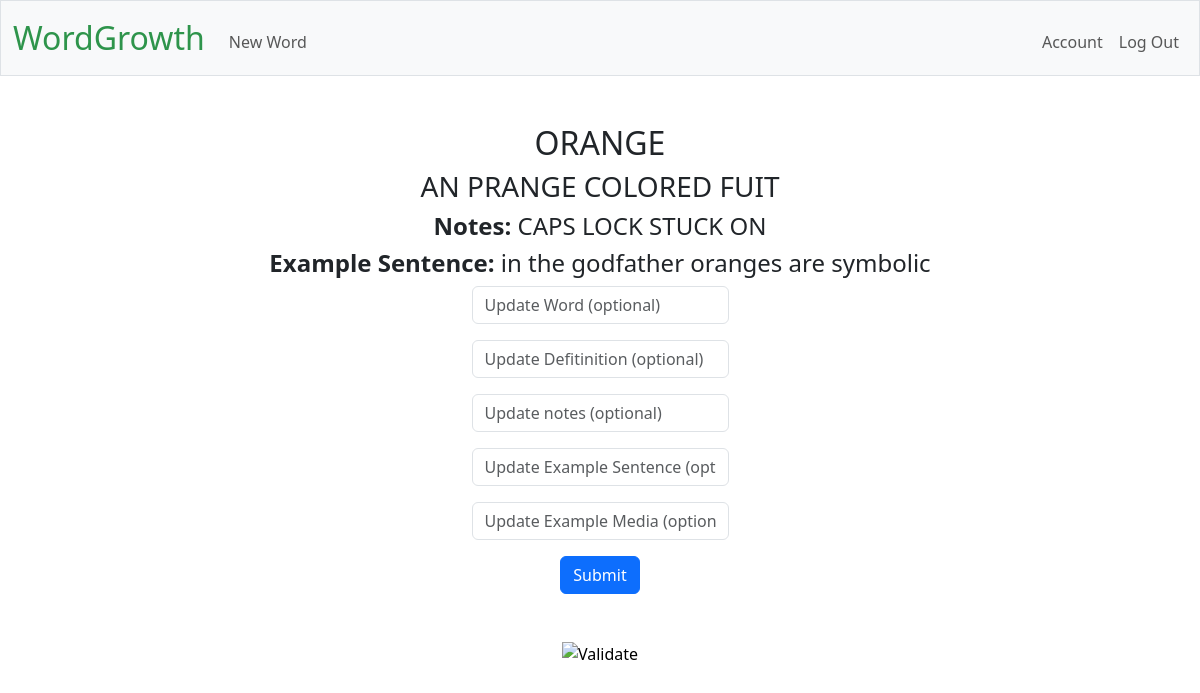
/word_edit/3 (signed in), run on an earlier commit of the app's database.
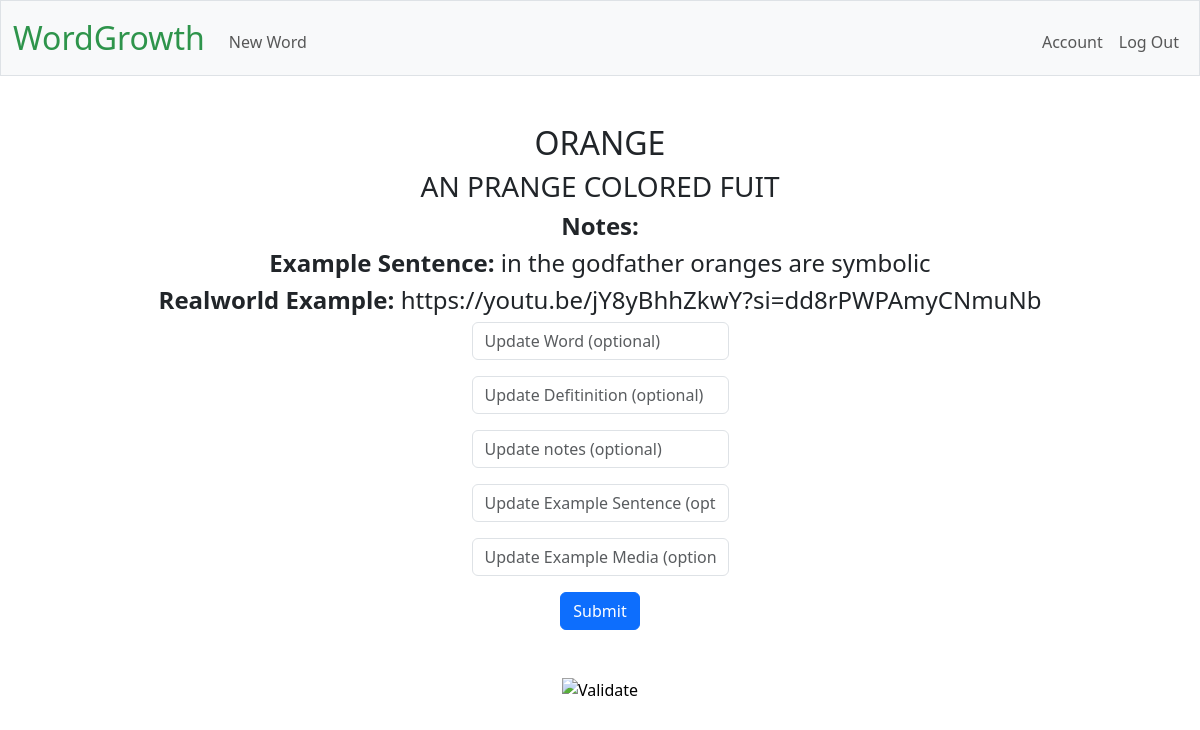
And on a later commit of the database.
### tables this page shows
CREATE TABLE "vocabulary" (id INTEGER PRIMARY KEY AUTOINCREMENT, user_id INTEGER, word TEXT NOT NULL, definition TEXT, notes TEXT, example_sentence TEXT, example_media TEXT, FOREIGN KEY (user_id) REFERENCES users(id));

### app.py (the view)
@app.route("/word_edit/<int:word_id>", methods=["POST", "GET"])
@login_required
def word_edit(word_id):
    conn = get_db_connection()
    cursor = conn.cursor()
    cursor.execute("SELECT * FROM vocabulary WHERE id=?", [word_id])
    word = cursor.fetchone()
    if request.method == "POST":
        updated_word = request.form.get("word") or word["word"]
        updated_definition = request.form.get("definition") or word["definition"]
        updated_notes = request.form.get("notes") or word["notes"]
        updated_example_sentence = request.form.get("example_sentence") or word["example_sentence"]
        updated_example_media = request.form.get("example_media") or word["example_media"]
        cursor.execute(
            "UPDATE vocabulary SET user_id = ?, word = ?, definition = ?, notes = ?, example_sentence = ?, example_media = ? WHERE id = ?",
                [
                session["user_id"],
                updated_word,
                updated_definition,
                updated_notes,
                updated_example_sentence,
                updated_example_media,
                word_id
                ]
            )
        conn.commit()
        return redirect(url_for("word_view", word_id=word["id"]))
    else:
        return  render_template("word_edit.html", word=word)

### app.py (called while the page is built)
@app.teardown_appcontext
def close_db_connection(exception):
    db = g.pop('db', None)
    if db is not None:
        db.close()

### helpers.py (called while the page is built)
def get_db_connection():
    if 'db' not in g:
        g.db = sqlite3.connect(DATABASE)
        g.db.execute("PRAGMA foreign_keys = ON")  # Enables foreign key checks
        g.db.row_factory = sqlite3.Row # enables dictionaries to be returned not just tuples
    return g.db

def login_required(f):
    @wraps(f)
    def decorated_function(*args, **kwargs):
        if 'user_id' not in session:
            return redirect(url_for('login'))
        return f(*args, **kwargs)
    return decorated_function

### templates/word_edit.html
{% extends "layout.html" %}
{% block main %}
        <h2>{{ word["word"] }}</h2>
        <h3>{{ word["definition"] }}</h3>
        {% if word["notes"] %}
        <h4><strong>Notes:</strong> {{ word["notes"] }}</h4>
        {% endif %}
        {% if word["example_sentence"] %}
        <h4><strong>Example Sentence:</strong> {{ word["example_sentence"] }}</h4>
        {% endif %}
        {% if word["example_media"] %}
        <h4><strong>Realworld Example:</strong> {{ word["example_media"] }}</h4>
        {% endif %}
        <form action="{{  url_for('word_edit', word_id=word['id'])  }}" method="post">
        <div class="mb-3">
            <input autocomplete="off" autofocus class="form-control mx-auto w-auto" name="word" placeholder="Update Word (optional)" type="text">
        </div>
        <div class="mb-3">
            <input autocomplete="off" autofocus class="form-control mx-auto w-auto" name="definition" placeholder="Update Defitinition (optional)" type="text">
        </div>
        <div class="mb-3">
            <input class="form-control mx-auto w-auto" name="notes" placeholder="Update notes (optional)" type="text">
        </div>
        <div class="mb-3">
            <input class="form-control mx-auto w-auto" name="example_sentence" placeholder="Update Example Sentence (optional)" type="text">
        </div>
        <div class="mb-3">
            <input class="form-control mx-auto w-auto" name="example_media" placeholder="Update Example Media (optional)" type="text">
        </div>
        <button class="btn btn-primary" type="submit">Submit</button>
    </form>
{% endblock %}

### templates/layout.html (shortened to what this page needs)
<!DOCTYPE html>
<html lang="en">
    <head>
        <link rel="stylesheet" href="/static/styles.css">
        <link href="https://cdn.jsdelivr.net/npm/bootstrap@5.3.3/dist/css/bootstrap.min.css" rel="stylesheet"
>
    </head>
    <body>
        <nav class="bg-light border navbar navbar-expand-md navbar-light">
            <div class="container-fluid">
                <a class="navbar-brand" href="/"><span class="green">WordGrowth</span></a>
                <div class="collapse navbar-collapse" id="navbar">
                    {% if session["user_id"] %}
                        <ul class="navbar-nav me-auto mt-2">
                            <li class="nav-item"><a class="nav-link" href="/new_word">New Word</a></li>
                        </ul>
                        <ul class="navbar-nav ms-auto mt-2">
                            <li class="nav-item"><a class="nav-link" href="/account">Account</a></li>
                            <li class="nav-item"><a class="nav-link" href="/logout">Log Out</a></li>
                        </ul>
                    {% else %}
                        <ul class="navbar-nav ms-auto mt-2">
                            <li class="nav-item"><a class="nav-link" href="/register">Register</a></li>
                            <li class="nav-item"><a class="nav-link" href="/login">Log In</a></li>
                        </ul>
                    {% endif %}
                </div>
            </div>
        </nav>
        <main class="container py-5 text-center">
            {% block main %}{% endblock %}
        </main>
    </body>
    <footer class="mb-5">
        <form action="https://validator.w3.org/check" class="text-center" enctype="multipart/form-data" method="post" target="_blank">
            <input alt="Validate" src="/static/I_heart_validator.png" type="image">
        </form>
    </footer>
</html>

### static/styles.css (style rules this page uses)
nav .navbar-brand { font-size: xx-large; }
nav .navbar-brand .green { color: #2e944b; }

What changed in the data, as far as the page shows it:
changed vocabulary "ORANGE": example_media (not shown) → "https://youtu.be/jY8yBhhZkwY?si=dd8rPWPAmyCNmuNb"; notes "CAPS LOCK STUCK ON" → (not shown)
Also different on the page:
text now shown: "Realworld Example:"
